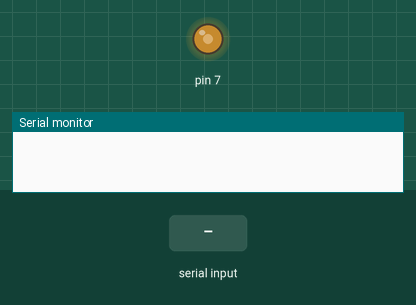
Recording of a sketch running on a simulated Arduino Mega 2560, built with avr-gcc and run on an emulated ATmega2560. Shown: output pins drawn as LEDs (lit = HIGH), the last lines printed to the serial monitor. Inputs (shaded band) come from the test bench.

Above: at 1.2 s.
1.3 s: "90,45\n" received over Serial
At 2.5 s:
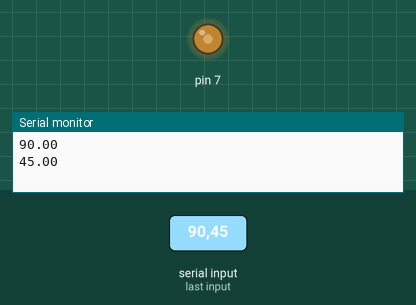
2.8 s: "5\n" received over Serial
At 3.5 s:
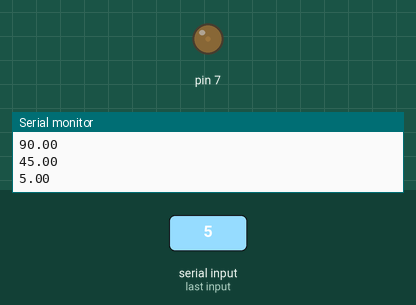
4.3 s: "90\n" received over Serial
At 4.7 s:
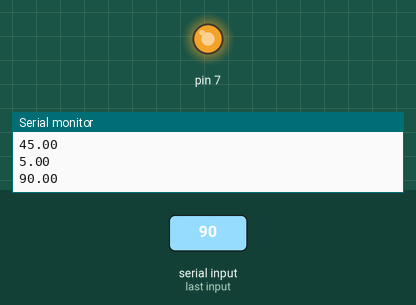
Timing chart, 0 to 7.3 s (numbered marks = the images above; inputs shaded):
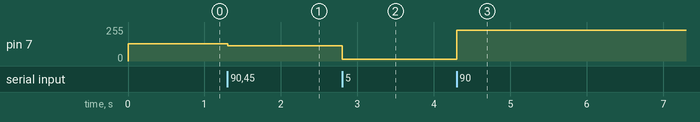

Measured:
- after the input at 1.3 s, pin 7: 128/255 → 114/255 at once
- after the input at 2.8 s, pin 7: 114/255 → 12/255 at once
- after the input at 4.3 s, pin 7: 12/255 → 229/255 at once

The sketch:

motor_driving.ino
```cpp
void setup() {
  // put your setup code here, to run once:
  Serial.begin(9600);
  pinMode(7, OUTPUT);
  TCCR4A = B00100011; //Mode 15, no prescaler (=1)
  TCCR4B = B00011001;
  OCR4AH = B00000001; //319 TOP value
  OCR4AL = B00111111;
  //OCR4BH = B00000000;
  //OCR4BL = B10100000;
  //OCR4A = 319;
  OCR4B = 160; // Default 50% duty cycle

}

void setPWM(float duty){
  OCR4B = (int)duty*319/100;
}

void loop() {
  // put your main code here, to run repeatedly:
//  setPWM (50.0);
//  delay(1000);
//  setPWM (75.0);
//  delay(1000);

  while(Serial.available()>1){
    float dutyReceived = Serial.parseFloat();
    Serial.println(dutyReceived);
    setPWM (dutyReceived);
  }
}
```
